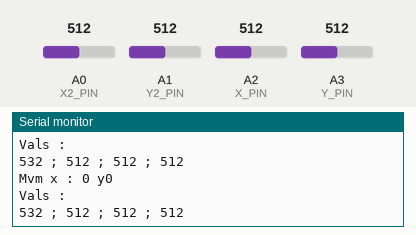
A sketch run on a simulated Arduino Uno, built with avr-gcc and run on an emulated ATmega328P. Shown: the last lines printed to the serial monitor. The test bench sets the inputs (shaded band); at power-on: A2 (X_PIN) = 512, A0 (X2_PIN) = 512, A1 (Y2_PIN) = 512, A3 (Y_PIN) = 512. No radio packets arrive unless stated.

Above: at 8.7 s.
8.8 s: A2 (X_PIN) set to 963
At 8.99 s:
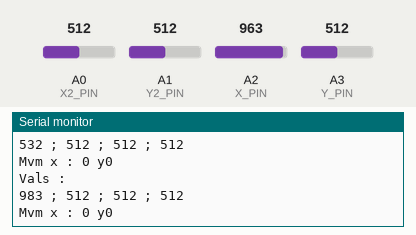
11.8 s: A2 (X_PIN) set to 998
At 12.13 s:
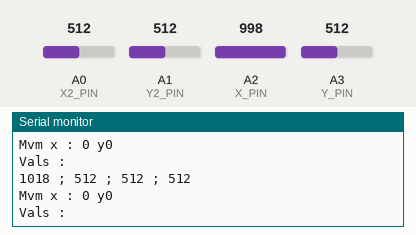
Timing chart, 0 to 14.3 s (numbered marks = the images above; inputs shaded):
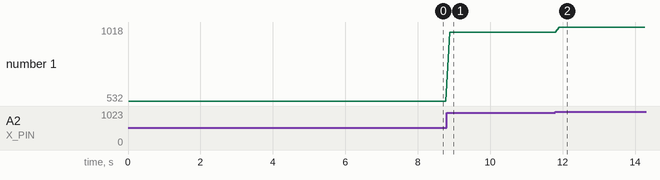

The sketch:

RemoteV1.ino
```cpp
#include "Radio.h"
#include "Utils.h"
#include "RemoteControlLogic.h"

#include <SPI.h>
#include <Wire.h>
#include <Adafruit_GFX.h>
#include <Adafruit_SSD1306.h>

#include <SoftwareSerial.h>

#define OLED_RESET -1        // Reset pin # (or -1 if sharing Arduino reset pin)
#define SCREEN_ADDRESS 0x3C  ///< 0x3C for 128x32 OLED
#define SCREEN_WIDTH 128
#define SCREEN_HEIGHT 32

Adafruit_SSD1306 display(SCREEN_WIDTH, SCREEN_HEIGHT, &Wire, OLED_RESET);


volatile byte receivedByte = 0;         // Variable to store received data
volatile boolean dataReceived = false;  // Flag to indicate new data
uint8_t movement_received;

int movementX = 0;
int movementY = 0;

long time_received_last_movement;
#define RX_PIN 6  // Receive pin
#define TX_PIN 7  // (Optional) Transmit pin

SoftwareSerial softSerial(RX_PIN, TX_PIN);  // RX, TX


void setup() {
  initSerial();
  Serial.println("Init...");
  initControlLogic();
  initLora();
  softSerial.begin(115200);
  // When using the screen for debug.
  // if (!display.begin(SSD1306_SWITCHCAPVCC, SCREEN_ADDRESS)) {
  //   Serial.println(F("SSD1306 allocation failed"));
  //   for (;;)
  //     ;
  // }

  // display.clearDisplay();
  // display.setTextColor(WHITE);
  // display.display();
}


void loop() {
  String ctrl = GetControlString(movementY, movementX);
  delay(50);
  sendDataByRadio(ctrl);

  // displayVals();

  if (time_received_last_movement + 2e3 < millis()) {
    movementX = 0;
    movementY = 0;
  }

  if (softSerial.available()) {
    uint8_t newMvmt = (uint8_t)softSerial.read();

    bool valid = (newMvmt == movement_received);
    Serial.println("Received mvmt: ");
    Serial.println(newMvmt);
    dataReceived = false;
    movement_received = newMvmt;
    if (valid) {
      handleMovement();
    }
  }

  Serial.println("Mvm x : " + String(movementX) + " y" + String(movementY));
}

void handleMovement() {
  time_received_last_movement = millis();
  int movValX = 350;
  int movValY = 350;
  applyMovement(movement_received, movValX, movValY);
}

void applyMovement(int movement, int movValX, int movValY) {
  switch (movement) {
    case 0:
    case 1:
    case 2:
    case 7:
      applyNoMovement();
      break;
    case 3:
      applyLeftMovement(movValX);
      break;
    case 4:
      applyRightMovement(movValX);
      break;
    case 5:
      applyForwardMovement(movValY);
      break;
    case 6:
      applyBackwardMovement(movValY);
      break;
    default:
      applyNoMovement();
      break;
  }
}

void applyNoMovement() {
  movementX = 0;
  movementY = 0;
}

void applyLeftMovement(int movValX) {
  movementX = movValX;
  movementY = 0;
}

void applyRightMovement(int movValX) {
  movementX = -movValX;
  movementY = 0;
}

void applyForwardMovement(int movValY) {
  movementX = 0;
  movementY = movValY;
}

void applyBackwardMovement(int movValY) {
  movementX = 0;
  movementY = -movValY;
}


void displayVals() {
  display.clearDisplay();
  display.setTextSize(1);
  display.setTextColor(WHITE);
  display.setCursor(0, 0);
  display.cp437(true);

  display.println("X1: " + String(rawValToAxis(xAxis())));
  display.println("Y1: " + String(rawValToAxis(yAxis())));
  display.println("X2: " + String(rawValToAxis(xAxis2())));
  display.println("Y2: " + String(rawValToAxis(yAxis2())));

  display.display();
}
```

Radio.cpp
```cpp
#include "Radio.h"

void initLora()
{
  if (!LoRa.begin(433E6)) {  // or 915E6
    // Serial.println("Starting LoRa failed!");
    // while (1)
      // ;
  }
  LoRa.setSyncWord(0xF3);
  // LoRa.enableCrc();
  LoRa.setSignalBandwidth(500E3);
  LoRa.setSpreadingFactor(8); // In theory between 6 and 12, but for some reason can't work at 6. Higher means slower but steadier
}

void WaitForPckt(unsigned long timeStart) {
  while (LoRa.parsePacket() == 0 && timeStart > millis()) {  // Wait till a packet or time runs out
    delay(2);
  }
}

bool hasCorrectChecksum(char *res, int resLength) {
  char *nMsg = unpackPacket(res, resLength);
  bool result = (nMsg != NULL);
  free(nMsg);
  return result;
}
void ReadRadio(int maxDelay, char *result, int *resLength, int delay2) {
  *resLength = 0;
  unsigned long timeStart = millis() + maxDelay;
  unsigned long timeToPrint = millis();
  WaitForPckt(timeStart);


  while (LoRa.available() || timeStart > millis()) {
    if (LoRa.available()) {
      int inChar = LoRa.read();
      result[*resLength] = (char)inChar;
      (*resLength)++;
      timeStart = millis() + delay2;
      if (hasCorrectChecksum(result, *resLength)) {
        break;
      }
    } else {
      delay(1);
    }
  }
  //PrintRadioData(result, resLength);  // Debug fct
}

unsigned short calculateChecksum(char *data, int length) {
  unsigned short checksum = 0;
  for (int i = 0; i < length; i++) {
    checksum += (unsigned char)data[i];
  }
  return checksum & 0xFFFF;  // Ensure it's a 2-byte checksum
}

char *extractPayload(char *pckt, int delimPos) {
  char *unpacked = (char *)malloc((delimPos + 1) * sizeof(char));
  for (int i = 0; i < delimPos; i++) {
    unpacked[i] = pckt[i];
  }
  unpacked[delimPos] = '\0';
  return unpacked;
}
String makePacket(String data) {
  // Calculate checksum (2-byte)
  unsigned short checksum = 0;
  for (int i = 0; i < data.length(); i++) {
    checksum += (unsigned char)data[i];
  }
  checksum = checksum & 0xFFFF;  // Ensure it's a 2-byte checksum
  // Create packet with data and checksum separated by '|'
  String packet = data + "|";
  packet += (char)((checksum >> 8) & 0xFF);  // High byte
  packet += (char)(checksum & 0xFF);         // Low byte

  return packet;
}

void sendDataByRadio(String toSend) {
  while (LoRa.beginPacket() == 0) {
    Serial.print("waiting for radio ... ");
    delay(10);
  }
  //Serial.println("sending : " + makePacket(toSend) + "...");
  LoRa.beginPacket();
  LoRa.print(makePacket(toSend));
  LoRa.endPacket();  // true = async / non-blocking mode
}


char *unpackPacket(char *pckt, int length) {
  int delimPos = length - 3;
  if (pckt[delimPos] != '|')
    return NULL;

  char *unpacked = extractPayload(pckt, delimPos);

  unpacked[delimPos] = '\0';
  char highByte = pckt[delimPos + 1];
  char lowByte = pckt[delimPos + 2];
  unsigned short receivedChecksum = (highByte << 8) | (lowByte & 0xFF);
  unsigned short calculatedChecksum = calculateChecksum(pckt, delimPos);
  if (calculatedChecksum != receivedChecksum) {
    //Serial.println("Checksum mismatch!");
    free(unpacked);
    return NULL;
  }
  // Serial.printnl("Checkum matches!");
  return unpacked;
}
```

Radio.h
```cpp
#ifndef RADIO_H
#define RADIO_H


#include <SPI.h>
#include <LoRa.h>
#include "Utils.h"

void initLora();
void WaitForPckt(unsigned long timeStart);
bool hasCorrectChecksum(char *res, int resLength);
void ReadRadio(int maxDelay, char *result, int *resLength, int delay2);
unsigned short calculateChecksum(char *data, int length);
char *extractPayload(char *pckt, int delimPos);
String makePacket(String data);
void sendDataByRadio(String toSend);
char *unpackPacket(char *pckt, int length);

#endif
```

RemoteControlLogic.cpp
```cpp
#include "RemoteControlLogic.h"

void initControlLogic() {
  pinMode(EmergencyButtonPin, INPUT);
  pinMode(JOYSTICK_BUTTON, INPUT);
}

bool isOn() {
  return digitalRead(EmergencyButtonPin);
}

float rawValToAxis(float rawVal) {
  if (rawVal > 400 && rawVal < 460) {
    return 0;
  }
  if (rawVal <= 400) {
    return (rawVal - 400.0);
  }
  return rawVal - 460;
}

int xAxis() {
  return analogRead(X_PIN) + 20;
}

int yAxis() {
  return analogRead(Y_PIN);
  // return 550;
}

int xAxis2() {
  return analogRead(X2_PIN);
}

int yAxis2() {
  return analogRead(Y2_PIN);
}

// Wrap the 10 bits of the ADC in two bythes with a 1 on the left and on the right,
// to ensure the string isn't terminated.
char lowByteNonZ(uint16_t val) {
  return (char)(((val << 1) & 0xFF) | 0x1);  // Ensure it is never 0
}

char highByteNonZ(uint16_t val) {
  return (char)(((val >> 7) & 0xFF) | 0x80);
}


String GetControlString(int movementX, int movementY) {
  uint16_t x_axis = (uint16_t)(xAxis());
  uint16_t y_axis = (uint16_t)(yAxis());

  uint16_t x_axis2 = (uint16_t)(xAxis2() + movementX);
  uint16_t y_axis2 = (uint16_t)(yAxis2() + movementY);

  Serial.println("Vals : ");
  Serial.print(x_axis);
  Serial.print(" ; ");
  Serial.print(y_axis);
  Serial.print(" ; ");
  Serial.print(x_axis2);
  Serial.print(" ; ");
  Serial.print(y_axis2);
  Serial.println(" ");

  // Create a String from the binary data
  String result;
  result.reserve(9);
  result = "F";  // Add the 'F' character

  // Append each byte from the integers
  result += highByteNonZ(x_axis);
  result += lowByteNonZ(x_axis);

  result += highByteNonZ(y_axis);
  result += lowByteNonZ(y_axis);

  result += highByteNonZ(x_axis2);
  result += lowByteNonZ(x_axis2);

  result += highByteNonZ(y_axis2);
  result += lowByteNonZ(y_axis2);

  return result;
}
```

RemoteControlLogic.h
```cpp
#ifndef RMT_H
#define RMT_H

#include "Arduino.h"

#define EmergencyButtonPin 9
/*
#define ToggleButtonPin 4
#define ToggleButtonLEDPin 3
*/
#define X_PIN 16
#define Y_PIN 17

#define X2_PIN 14
#define Y2_PIN 15

#define JOYSTICK_BUTTON 4

void initControlLogic();
char lowByteNonZ(uint16_t val);
char highByteNonZ(uint16_t val);
bool isOn();
float rawValToAxis(float rawVal);
int xAxis();
int yAxis();
int xAxis2();
int yAxis2();
String GetControlString(int movementX, int movementY);

#endif
```

Utils.cpp
```cpp
#include "Utils.h"

String inString = "";  // string to hold input
int val = 0;
unsigned long timeLastChar;
void initSerial() {
  Serial.begin(115200);
  timeLastChar = 0;
  while (!Serial)
    ;
}

String readSerial() {
  String receivedData = "";
  timeLastChar = millis() - 4;
  while (millis() - timeLastChar < 5) {  // Check if there is data available to read
    if (Serial.available() == 0) {
      return "";
    }
    char c = Serial.read();  // Read a character from the serial buffer
    if (c == '\n') {         // If newline character is encountered, break the loop
      break;
    }
    receivedData += c;       // Append the character to receivedData
    delayMicroseconds(100);  // Optional delay
    timeLastChar = millis();
  }
  return receivedData;
}

void prinIncomingPckt() {
  int resLength;
  char *res;
  res = (char *)malloc(MAX_MSG_SIZE * sizeof(char));
  ReadRadio(10, res, &resLength, 100);
  if (resLength == 0) {
    free(res);
    return;
  }
  Serial.println("Raw packet : " + String(res));
  char *ans = unpackPacket(res, resLength);
  res[resLength] = '\0';
  if (resLength > 0) {
    Serial.println("Unpacked : " + String(ans));
  }
  free(res);
  free(ans);
  Serial.print("' with RSSI ");
  Serial.println(LoRa.packetRssi());
}

void sendSerialMsg() {
  String receivedData = readSerial();

  if (receivedData != "") {
    Serial.println("Sending : " + receivedData);
    sendDataByRadio(receivedData);
  }
}


void printCharArray(char *ptr, int msgLength) {
  for (int i = 0; i < min(MAX_MSG_SIZE, msgLength); i++) {
    if (ptr[i] == '\0') {
      Serial.println("Found \\0 at i = " + String(i) + ".");
      break;
    }
    Serial.print(ptr[i]);
  }
  Serial.println("");
}

int indexInCharArray(char *array, char targt) {
  int result = -1;
  for (int i = 0; i < MAX_MSG_SIZE; i++) {
    if (array[i] == '\0')
      break;
    if (array[i] == targt) {
      result = i;
      break;
    }
  }
  return result;
}


int indexInCharArrayFromEnd(char *ptr, char toSearch, int length) {
  int result = -1;
  for (int i = length - 1; i >= 0; i--) {
    /*if (array[i] == '\0')
      break;*/
    if (ptr[i] == toSearch) {
      result = i;
      break;
    }
  }
  return result;
}


void printRadioData(char *result, int *resLength)  // A debug function, to delete
{
  if (*resLength != 0) {
    Serial.println("--------Raw data from radio : ");
    for (int i = 0; i < *resLength; i++) {
      Serial.print(result[i]);
    }
    Serial.println("");
    for (int i = 0; i < *resLength; i++) {
      unsigned short val = (unsigned char)result[i];
      Serial.print(val);
      Serial.print("#");
    }
    Serial.println("--------- length : " + String(*resLength));
  }
}
```

Utils.h
```cpp
#ifndef UTILS_H
#define UTILS_H
#define MAX_MSG_SIZE 400
#include "Radio.h"

void initSerial();
String readSerial();

void prinIncomingPckt();
void printRadioData(char *result, int *resLength);
void sendSerialMsg();
void printCharArray(char *ptr, int msgLength);
int indexInCharArray(char *array, char targt);
int indexInCharArrayFromEnd(char *ptr, char toSearch, int length);

#endif
```

Measured:
- the behaviour switches between 979 and 980 on A2 (X_PIN) (found by bisection; images 1 and 2)
- after the input at 8.8 s, the serial monitor: prints a new line after 0.08 s (image 1)
- after the input at 11.8 s, the serial monitor: prints a new line after 0.11 s (image 2)
- plotted number 1: 532 → 983 after the input at 8.8 s, 983 → 1018 after the input at 11.8 s
